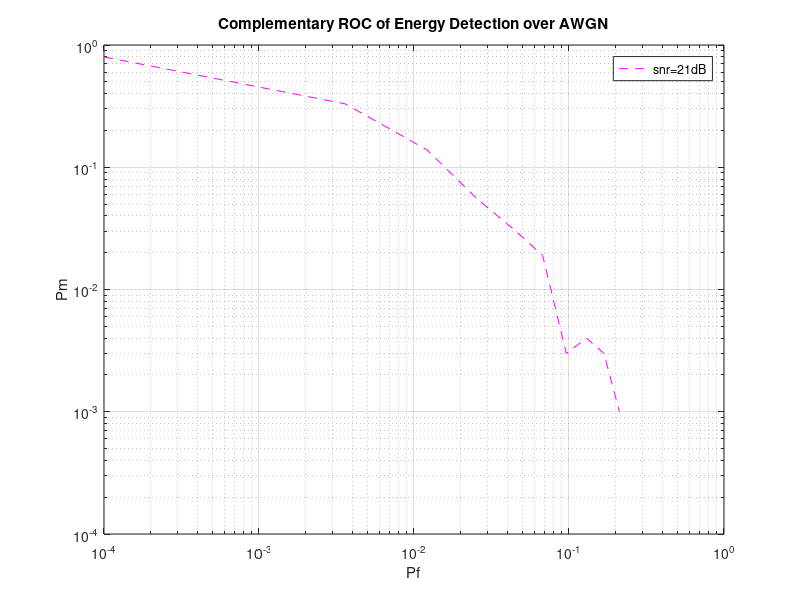

MATLAB code for this plot:
close all;
clear all; 
clc;
m=1000;
N=2*m;
Base=0.01:0.05:1;
Pf=Base.^2;
snr_avgdB=-10;
snr_avg=power(10,snr_avgdB/10);
for i=1:length(Pf)
Over_Num=0;
Th(i)=chi2inv(1-Pf(i),2*m);
for kk=1:1000
    t=1:N;
    x=sin(pi*t);
    noise=randn(1,N);
    pn=mean(noise.^2);
    amp=sqrt(noise.^2*snr_avg);
    x=amp.*x./abs(x);
    SNRdB_Sample=10*log10(x.^2./(noise.^2));
    signal=x(1:N);
    ps=mean(abs(signal).^2);
    Rev_sig=signal+noise;
    accum_power(i)=sum(abs(Rev_sig.^2))/pn;
   if accum_power(i)>Th(i)
       Over_Num=Over_Num+1;
   end
end
    Pd_sim(i)=Over_Num/kk;
   % Pd_theory(i)=marcumq(sqrt(snr_avg*2*m),sqrt(Th(i)));
    %Pd_appm(i)=0.5*erfc(((sqrt(2)*erfcinv(2*Pf((i))-snr_avg*sqrt(m)))))/sqrt(2+4*snr_avg);
end
Pm_sim=1-Pd_sim;
%Pm_theory=1-Pd_theory;
%Pm_appm=1-Pd_appm
figure
loglog(Pf,Pm_sim,'--m');
title('Complementary ROC of Energy Detection over AWGN')
grid on
axis([0.0001,1,0.0001,1]);
xlabel('Pf');
ylabel('Pm');
legend('snr=21dB');
